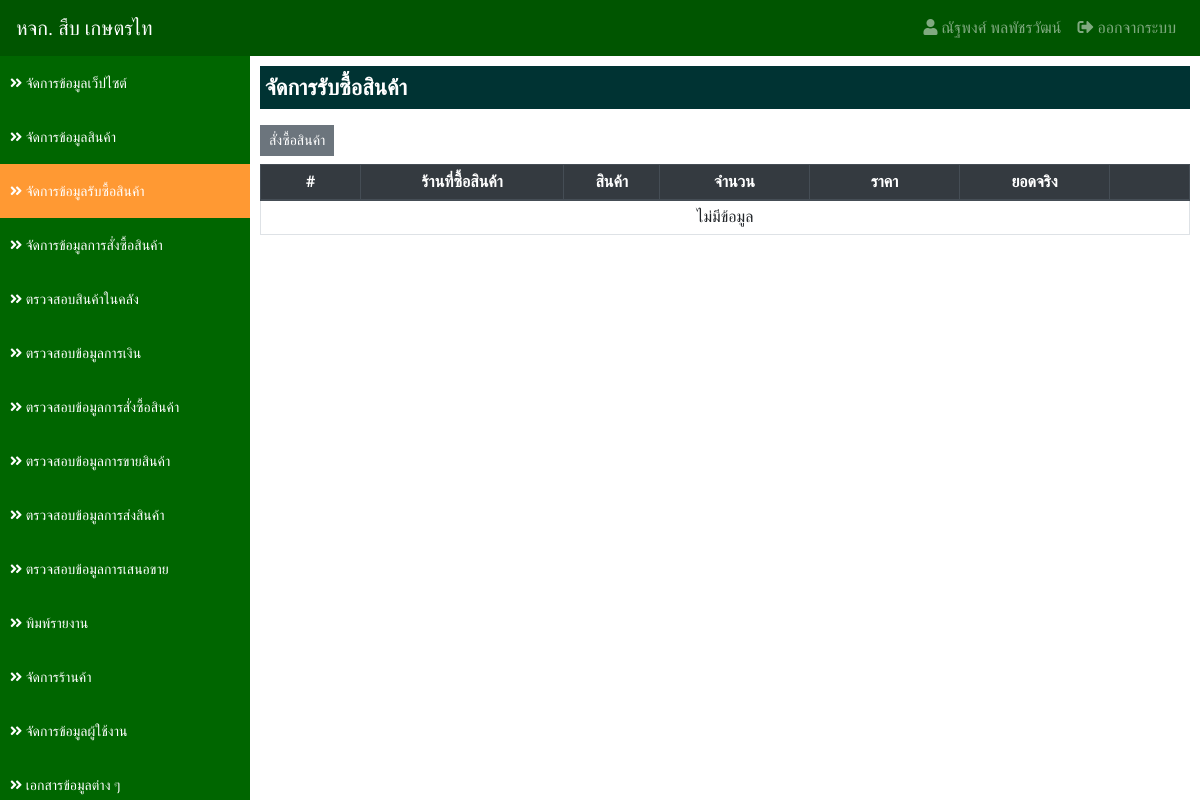
The app's page /?app=orderbuy&action=list_buy (signed in), older data.
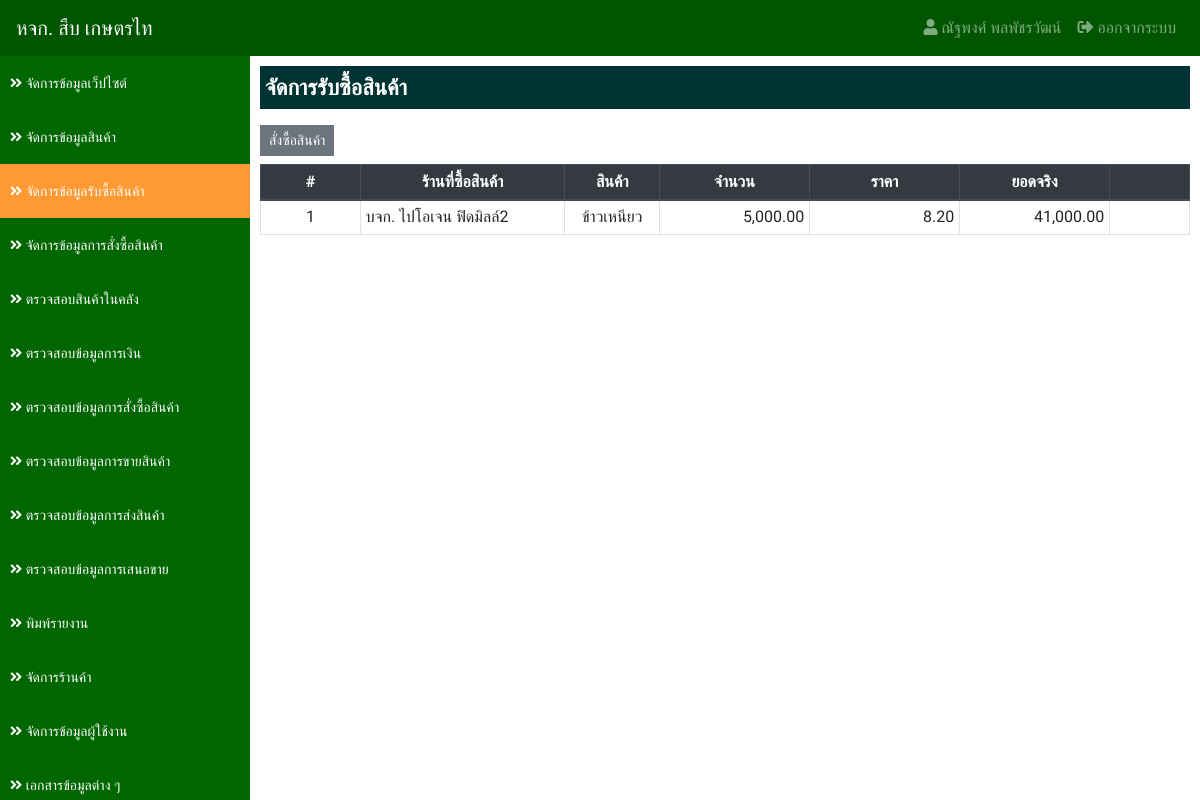
The same page, newer data.
### tables this page shows
CREATE TABLE `order_buy_tb` (
  `ob_id` int(11) NOT NULL,
  `store_id` int(11) NOT NULL,
  `products_id` int(11) NOT NULL,
  `ob_weight` decimal(10,0) NOT NULL,
  `ob_price` decimal(10,2) NOT NULL,
  `ob_status` int(11) NOT NULL,
  `ob_fitdate` datetime NOT NULL,
  `ob_fitby` int(11) NOT NULL
);

CREATE TABLE `store_tb` (
  `store_id` int(11) NOT NULL,
  `store_name` varchar(255) NOT NULL COMMENT 'ชื่อร้าน',
  `store_address` varchar(255) NOT NULL COMMENT 'ที่อยู่',
  `store_phone` varchar(100) NOT NULL COMMENT 'เบอร์โทรศัพท์',
  `store_tax` varchar(100) NOT NULL COMMENT 'เลขประจำตัวผู้เสียภาษี',
  `store_type` int(1) NOT NULL COMMENT 'ประเภทร้าน 1.เจ้าของร้าน 2.ร้านซื้อสินค้า 3.ร้านขายสินค้า',
  `store_status` int(1) NOT NULL COMMENT 'สถานะ 1.ใช้งาน 2.ปิดการใช้งาน 3.ลบ'
);

CREATE TABLE `products_tb` (
  `products_id` int(11) NOT NULL,
  `products_code` varchar(100) NOT NULL COMMENT 'รหัสสินค้า',
  `products_name` varchar(255) NOT NULL COMMENT 'ชื่อสินค้า',
  `products_stock` decimal(10,2) NOT NULL,
  `products_status` int(1) NOT NULL DEFAULT '1' COMMENT 'สถานะ 1.ใช้งาน 2.ปิดการใช้งาน 3.ลบข้อมูล'
);

### applications/connect_db.php (called while the page is built, shortened)
<?php
    $serveName      = "localhost";
    $userConect     = "root";
    $passConnect    = "";
    $DB             = "sub_data";
    $conn           = new mysqli($serveName, $userConect, $passConnect, $DB);
    $conn->set_charset("utf8");
    function select_db($sql) {
        Global $conn;
        return $conn->query($sql);
    }
?>

### applications/orderbuy/list_buy.php (the view, shortened to what this page needs)
<?php
    $result = select_db("
        SELECT
          *
        FROM
          order_buy_tb
        INNER JOIN store_tb ON order_buy_tb.store_id = store_tb.store_id
        INNER JOIN products_tb ON order_buy_tb.products_id = products_tb.products_id
        WHERE
          order_buy_tb.ob_status != '0'
    ");
?>
<div class="detail">
    <p class="title">จัดการรับซื้อสินค้า</p>
    <a href="?app=orderbuy&action=orderbuy_add" class="btn btn-secondary btn-sm mb-2">สั่งซื้อสินค้า</a>
    <table class="table table-bordered table-hover table-sm">
        <thead class="thead-dark">
            <tr>
                <th class="text-center" style="width: 100px;">#</th>
                <th class="text-center">ร้านที่ซื้อสินค้า</th>
                <th class="text-center">สินค้า</th>
                <th class="text-center" style="width: 150px;">จำนวน</th>
                <th class="text-center" style="width: 150px;">ราคา</th>
                <th class="text-center" style="width: 150px;">ยอดจริง</th>
                <th class="text-center" style="width: 80px;"></th>
            </tr>
        </thead>
        <tbody>
            <?php
            if ($result->num_rows > 0) {
                $i = 1;
                while($row = $result->fetch_assoc()) {
            ?>
                <tr>
                    <td class="text-center"><?php echo $i; ?></td>
                    <td><?php echo $row['store_name']; ?></td>
                    <td class="text-center"><?=$row['products_name']?></td>
                    <td class="text-right"><?=number_format($row['ob_weight'],2)?></td>
                    <td class="text-right"><?=number_format($row['ob_price'],2)?></td>
                    <td class="text-right"><?=number_format($row['ob_weight']*$row['ob_price'],2)?></td>
                    <td class="text-center">
                    </td>
                </tr>
            <?php
                $i++;
                }
            } else {
            ?>
                <tr>
                    <td class="text-center" colspan="7">ไม่มีข้อมูล</td>
                </tr>
            <?php } ?>
        </tbody>
    </table>
</div>

Row changes from the older to the newer data that the page shows:
added order_buy_tb: store.store_name "บจก. ไปโอเจน ฟิดมิลล์2", products.products_name "ข้าวเหนียว", ob_weight "5,000.00", ob_price "8.20", $row['ob_weight']*$row['ob_price'] "41,000.00"
Text that changed along with them:
text no longer shown: "ไม่มีข้อมูล"
